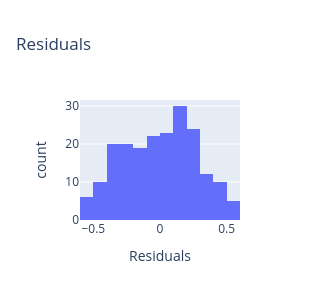

The cell this chart's notebook holds for it:
### Markdown cell above
### Supplementary: Controlling for latency & duration

### Code cell
df = df_users.copy().merge(df_pids[['pid','condition','model','mean_response_latency_seconds','session_duration_minutes']],on='pid',how='left')
for col in ['feel_human','belief_human']:
    df[col] = (df[col] - 1) / 6

df['ai'] = (df['condition']!='human_therapist').replace({True: 'AI', False: 'Human'})

display(
    df.groupby('ai')[['belief_human','feel_human']]
      .agg(['mean','std'])
      .map(lambda x: f"{x*100:.1f}%" if pd.notnull(x) else "")
)

# ------------------------------------------------------------------------------------------------------------------------------------
# Run model
# ------------------------------------------------------------------------------------------------------------------------------------

for outcome in ['feel_human','belief_human']:

    print_title(outcome)

    # --- 2 x 4 model
    model_df = df.loc[df['condition']!='human_therapist',].copy().reset_index(drop=True)

    model_fit = smf.ols(
        f'{outcome} ~ + C(model) * C(condition) + session_duration_minutes + mean_response_latency_seconds',
        data=model_df).fit()

    display_residuals(model_fit)
    anova_table = format_anova_table(model_fit)

    print('[2 x 4 model]')
    print(anova_table)

    # --- 3-way model
    model_df = df.groupby(['pid','condition'])[[outcome,'session_duration_minutes','mean_response_latency_seconds']].mean().reset_index()

    model_fit = smf.ols(
        f'{outcome} ~ C(condition) + session_duration_minutes + mean_response_latency_seconds',
        data=model_df).fit()

    display_residuals(model_fit)
    anova_table = format_anova_table(model_fit)

    print('[3-way model]')
    print(anova_table)

    print(' ')
    print(anova_pairwise_comparisons(model_fit))

### Figure 1 — Plotly figure (JSON) as saved in the notebook; plotly's stock layout.template omitted (floating-point values rounded to 4 significant figures; data arrays with more than 128 entries replaced by an {"elided": "..."} marker saying what was removed)
{"data": [{"bingroup": "x", "hovertemplate": "variable=0<br>value=%{x}<br>count=%{y}<extra></extra>", "legendgroup": "0", "marker": {"color": "#636efa", "pattern": {"shape": ""}}, "name": "0", "orientation": "v", "showlegend": true, "type": "histogram", "x": {"elided": "201 float values"}, "xaxis": "x", "yaxis": "y"}], "layout": {"barmode": "relative", "height": 300, "legend": {"title": {"text": "variable"}, "tracegroupgap": 0}, "showlegend": false, "title": {"text": "Residuals"}, "width": 300, "xaxis": {"anchor": "y", "domain": [0, 1], "title": {"text": "Residuals"}}, "yaxis": {"anchor": "x", "domain": [0, 1], "title": {"text": "count"}}}}
